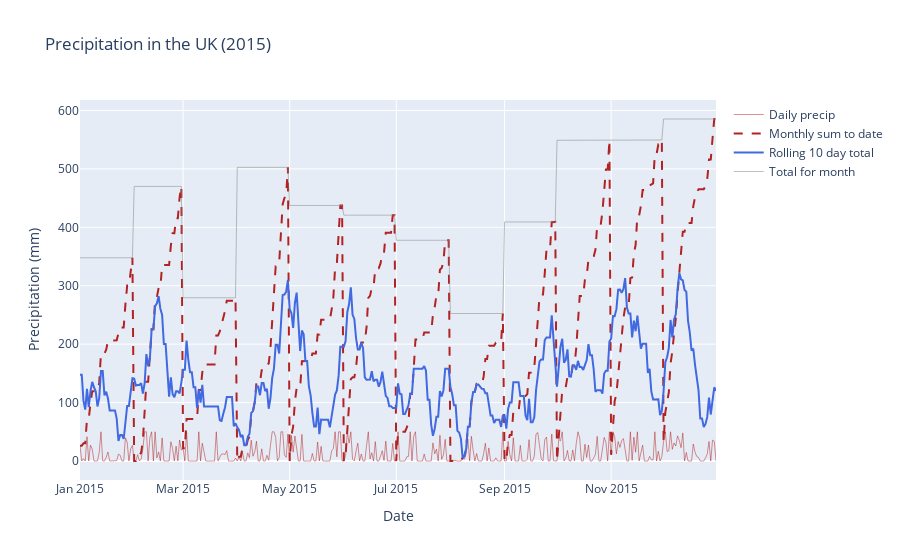

Here is the notebook cell this chart was saved with:
### Code cell
df_2015 = df[(df.date >= "2015-01-01") & (df.date <= "2015-12-31")]

fig = go.Figure()
fig.add_trace(go.Scatter(x=df_2015.date, y=df_2015.daily_precip, name='Daily precip',line=dict(color='firebrick', width=.5)))
fig.add_trace(go.Scatter(x=df_2015.date, y=df_2015.sum_to_date, name='Monthly sum to date',line=dict(color='firebrick', width=2, dash='dash')))
fig.add_trace(go.Scatter(x=df_2015.date, y=df_2015.rolling_10d_precip_by_items, name='Rolling 10 day total',line=dict(color='royalblue', width=2)))
fig.add_trace(go.Scatter(x=df_2015.date, y=df_2015.total_monthly_precip, name='Total for month',line=dict(color='grey', width=.5)))
fig.update_layout(title='Precipitation in the UK (2015)',xaxis_title='Date', yaxis_title='Precipitation (mm)')
fig.show()

### Figure 1 — Plotly figure (JSON) as saved in the notebook; plotly's stock layout.template omitted (floating-point values rounded to 4 significant figures; data arrays with more than 128 entries replaced by an {"elided": "..."} marker saying what was removed)
{"data": [{"line": {"color": "firebrick", "width": 0.5}, "name": "Daily precip", "type": "scatter", "x": {"elided": "365 str values"}, "y": {"elided": "365 float values"}}, {"line": {"color": "firebrick", "dash": "dash", "width": 2}, "name": "Monthly sum to date", "type": "scatter", "x": {"elided": "365 str values"}, "y": {"elided": "365 float values"}}, {"line": {"color": "royalblue", "width": 2}, "name": "Rolling 10 day total", "type": "scatter", "x": {"elided": "365 str values"}, "y": {"elided": "365 float values"}}, {"line": {"color": "grey", "width": 0.5}, "name": "Total for month", "type": "scatter", "x": {"elided": "365 str values"}, "y": {"elided": "365 float values"}}], "layout": {"autosize": true, "title": {"text": "Precipitation in the UK (2015)"}, "xaxis": {"autorange": true, "range": ["2015-01-01", "2015-12-31"], "title": {"text": "Date"}, "type": "date"}, "yaxis": {"autorange": true, "range": [-32.52, 617.9], "title": {"text": "Precipitation (mm)"}, "type": "linear"}}}
